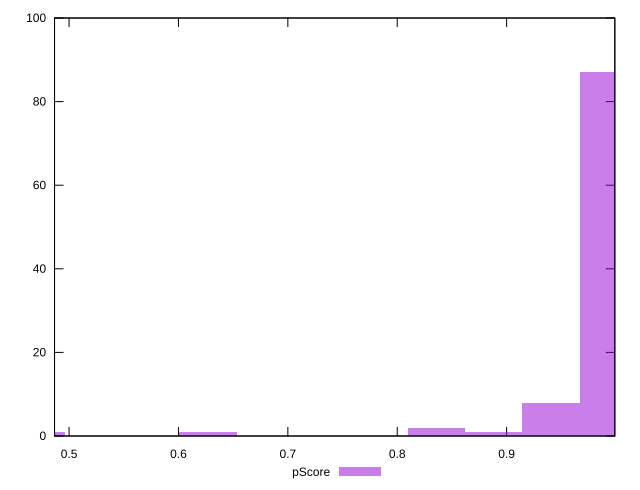

The script that saved this image:
reset

$pScore <<EOF
0.4702732403344978 1
0.9927990629283842 87
0.9405464806689956 8
0.8360413161502183 2
0.6270309871126637 1
0.8882938984096069 1
EOF

set key outside below
set boxwidth 0.05225258225938864
set xrange [0.48670100632263463:0.9989211899080849]
set yrange [0:100]
set trange [0:100]
set style fill transparent solid 0.5 noborder
set terminal svg size 640, 490 enhanced background rgb 'white'
set output "report_00015_2021-02-09T16-11-33.973Z/speed-index/samples/pages+cached+noadtech+nomedia+nocss/pScore/histogram.svg"

plot $pScore title "pScore" with boxes

reset
